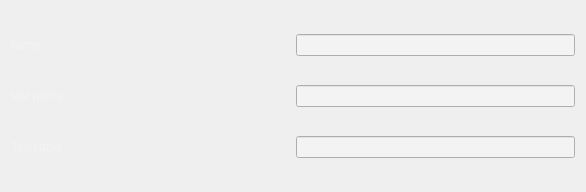
<?xml version="1.0" encoding="UTF-8"?>
<ui version="4.0">
 <class>Form1</class>
 <widget class="QWidget" name="Form1">
  <property name="geometry">
   <rect>
    <x>0</x>
    <y>0</y>
    <width>586</width>
    <height>192</height>
   </rect>
  </property>
  <property name="windowTitle">
   <string>Form</string>
  </property>
  <property name="styleSheet">
   <string notr="true">background-color: &quot;#403d39&quot;;</string>
  </property>
  <layout class="QGridLayout" name="gridLayout">
   <item row="2" column="2" colspan="2">
    <widget class="QLineEdit" name="lineEdit_3">
     <property name="styleSheet">
      <string notr="true">background-color: rgb(243, 243, 243);</string>
     </property>
    </widget>
   </item>
   <item row="1" column="2" colspan="2">
    <widget class="QLineEdit" name="lineEdit_2">
     <property name="styleSheet">
      <string notr="true">background-color: rgb(243, 243, 243);</string>
     </property>
    </widget>
   </item>
   <item row="0" column="2" colspan="2">
    <widget class="QLineEdit" name="lineEdit">
     <property name="styleSheet">
      <string notr="true">background-color: rgb(243, 243, 243);</string>
     </property>
    </widget>
   </item>
   <item row="0" column="0" colspan="2">
    <widget class="QLabel" name="label">
     <property name="styleSheet">
      <string notr="true">color: rgb(243, 243, 243);</string>
     </property>
     <property name="text">
      <string>name </string>
     </property>
    </widget>
   </item>
   <item row="1" column="0" colspan="2">
    <widget class="QLabel" name="label_2">
     <property name="styleSheet">
      <string notr="true">color: rgb(243, 243, 243);</string>
     </property>
     <property name="text">
      <string>last name</string>
     </property>
    </widget>
   </item>
   <item row="2" column="0" colspan="2">
    <widget class="QLabel" name="label_3">
     <property name="styleSheet">
      <string notr="true">color: rgb(243, 243, 243);</string>
     </property>
     <property name="text">
      <string>TextLabel</string>
     </property>
    </widget>
   </item>
   <item row="3" column="0" colspan="4">
    <layout class="QHBoxLayout" name="horizontalLayout"/>
   </item>
  </layout>
 </widget>
 <resources/>
 <connections/>
</ui>
